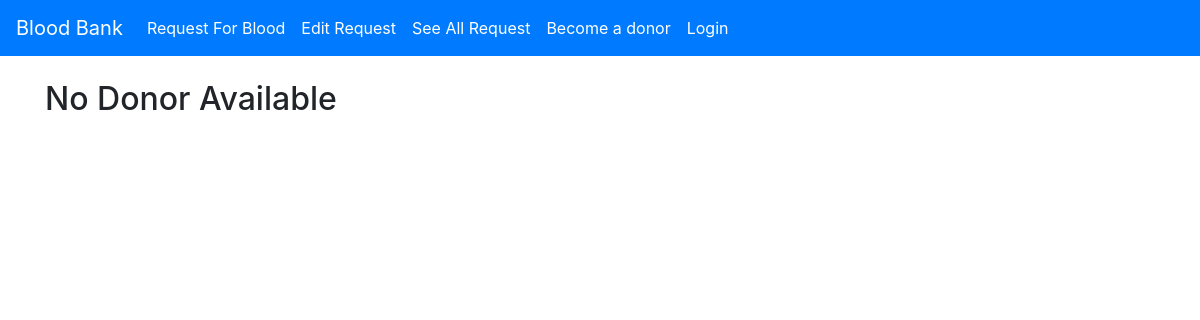
The page /group/1/ on the database as committed earlier.
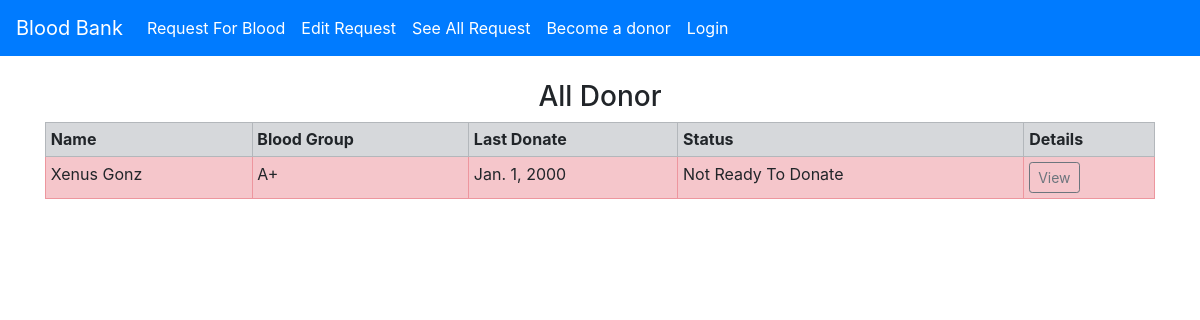
The same page on the database as committed later.
### blood_app/models.py (models this page shows, shortened)
class UserExtend(models.Model):
    donor = models.OneToOneField(User, on_delete=models.CASCADE)
    date_of_birth = models.DateField(help_text="yyyy-mm-dd")
    phone = models.CharField(max_length=30, unique=True)
    address = models.CharField(max_length=100)
    district = models.ForeignKey(District, on_delete=models.CASCADE)
    blood_group = models.ForeignKey(BloodGroup, on_delete=models.CASCADE)
    gender = models.CharField(choices=GENDER, max_length=10)
    ready_to_donate = models.BooleanField(default=True)
    image = models.ImageField(verbose_name="Profile Picture", upload_to="images/")
    last_donate = models.DateField()

class BloodGroup(models.Model):
    name = models.CharField(max_length=5)
    def __str__(self):
        return self.name

### blood_app/views.py (the view)
# urls.py: path('group/<int:id>/', views.groupView, name='group'),
def groupView(request, id):
    obj = get_object_or_404(BloodGroup, pk=id)
    donor = UserExtend.objects.filter(blood_group=obj)
    return render(request, "blood_app/donorlist.html", {'donor':donor})

### blood_app/templates/blood_app/donorlist.html
{% extends "blood_app/base.html" %}
{% block content %}
  {% if donor %}
    <h3 class="text-center">All Donor</h3>
    <table class="table table-sm table-bordered">
      <tr class="table-secondary">
        <th>Name</th>
        <th>Blood Group</th>
        <th>Last Donate</th>
        <th>Status</th>
        <th>Details</th>
      </tr>
      {% for i in donor %}
        {% if i.ready_to_donate %}
          <tr class="table-success">
            <td>{{i.donor.get_full_name}}</td>
            <td>{{i.blood_group}}</td>
            <td>{{i.last_donate}}</td>
            <td>Ready To Donate</td>
            <td><a href="{% url 'details' i.donor.id %}" class="btn btn-sm btn-outline-secondary">View</a></td>
          </tr>
        {% else %}
          <tr class="table-danger">
            <td>{{i.donor.get_full_name}}</td>
            <td>{{i.blood_group}}</td>
            <td>{{i.last_donate}}</td>
            <td>Not Ready To Donate</td>
            <td><a href="{% url 'details' i.donor.id %}" class="btn btn-sm btn-outline-secondary">View</a></td>
          </tr>
        {% endif %}
      {% endfor %}
    </table>
  {% else %}
    <h2>No Donor Available</h2>
  {% endif %}
{% endblock %}

Rows that differ between the two databases and show on the page:
added UserExtend: donor.get_full_name "Xenus Gonz", blood_group "A+", last_donate "Jan. 1, 2000"
Other text that changed with them:
text no longer shown: "No Donor Available"
text now shown: "All Donor Name Blood Group Last Donate Status Details"
